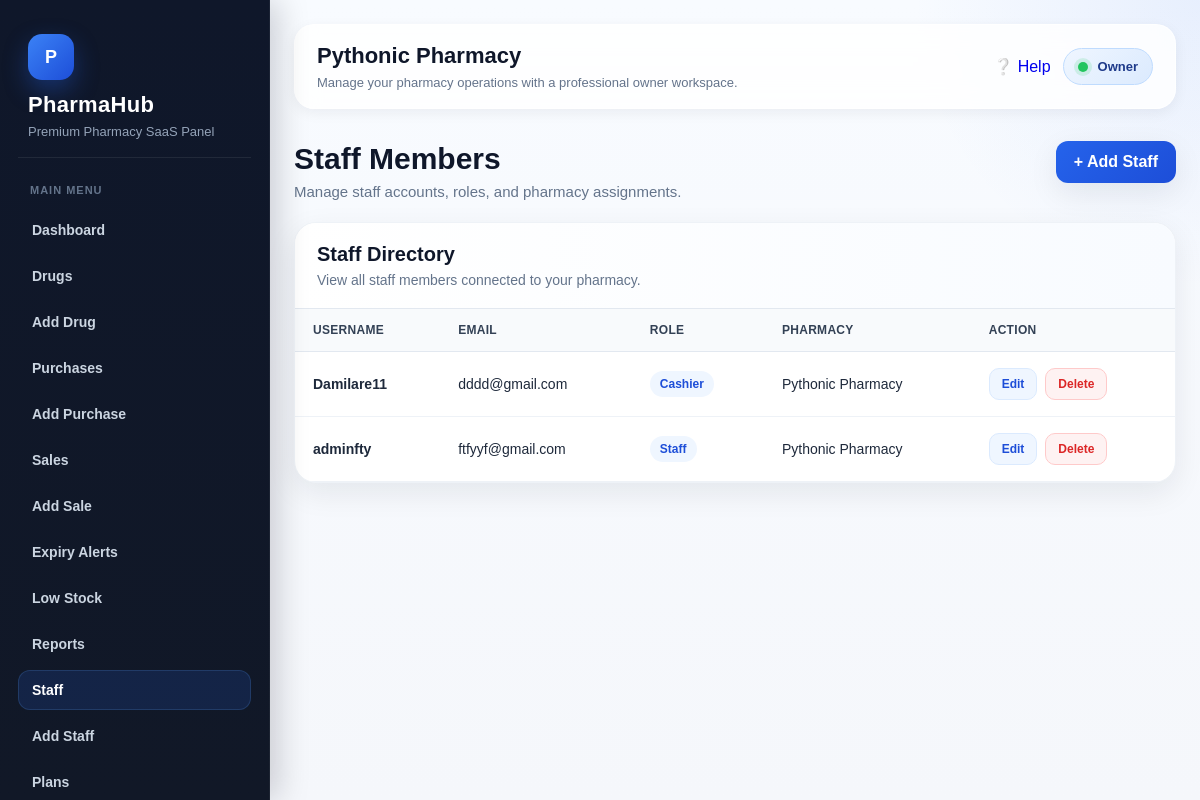
/accounts/staff/ (signed in), run on an earlier commit of the app's database.
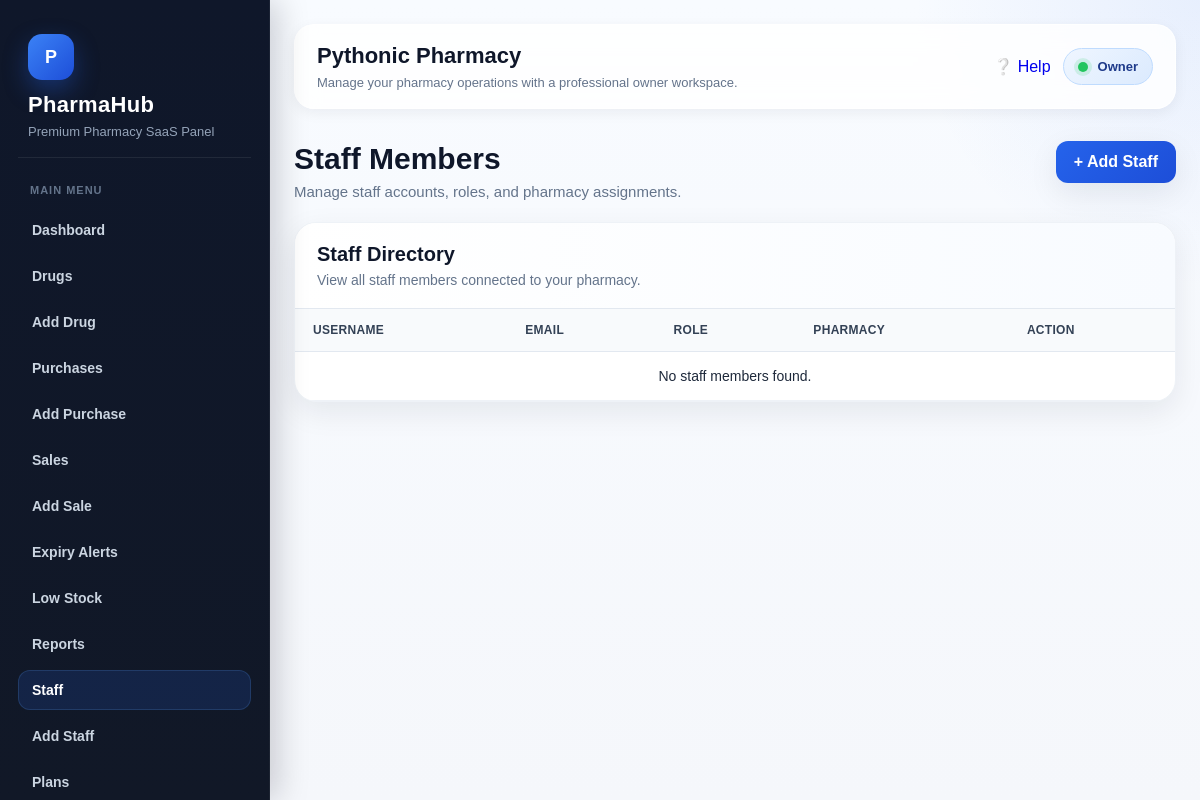
And on a later commit of the database.
### accounts/models.py (models this page shows, shortened)
class User(AbstractUser):
    ROLE_CHOICES = (
        ('owner', 'Owner'),
        ('admin', 'Admin'),
        ('pharmacist', 'Pharmacist'),
        ('cashier', 'Cashier'),
        ('staff', 'Staff'),
    )
    pharmacy = models.ForeignKey(
        Pharmacy,
        on_delete=models.CASCADE,
        related_name='users',
        null=True,
        blank=True
    )
    role = models.CharField(max_length=20, choices=ROLE_CHOICES, default='staff')

### pharmacies/models.py (models this page shows, shortened)
class Pharmacy(models.Model):
    name = models.CharField(max_length=255)
    email = models.EmailField(unique=True)
    phone = models.CharField(max_length=20, blank=True, null=True)
    address = models.TextField(blank=True, null=True)
    is_active = models.BooleanField(default=True)
    is_suspended_by_owner = models.BooleanField(default=False)
    suspension_reason = models.CharField(max_length=255, blank=True, null=True)
    created_at = models.DateTimeField(auto_now_add=True)
    class Meta:
        ordering = ['name']

### accounts/views.py (the view)
# urls.py: path('staff/', staff_list, name='staff_list'),
@login_required
@user_passes_test(admin_required)
def staff_list(request):
    staff_members = User.objects.filter(
        pharmacy=request.user.pharmacy
    ).exclude(role='owner').order_by('username')
    return render(request, 'accounts/staff_list.html', {
        'staff_members': staff_members
    })

### templates/accounts/staff_list.html (shortened to what this page needs)
{% extends 'base.html' %}
{% block content %}
<div class="page-shell">
    <div class="page-header">
        <div>
            <h2>Staff Members</h2>
            <p>Manage staff accounts, roles, and pharmacy assignments.</p>
        </div>
        <a href="{% url 'add_staff' %}" class="btn-main">+ Add Staff</a>
    </div>
    <div class="table-card">
        <div class="table-card-header">
            <h3>Staff Directory</h3>
            <p>View all staff members connected to your pharmacy.</p>
        </div>
        <div class="table-wrap">
            <table class="premium-table">
                <thead>
                    <tr>
                        <th>Username</th>
                        <th>Email</th>
                        <th>Role</th>
                        <th>Pharmacy</th>
                        <th>Action</th>
                    </tr>
                </thead>
                <tbody>
                    {% for staff in staff_members %}
                    <tr>
                        <td><strong>{{ staff.username }}</strong></td>
                        <td>{{ staff.email }}</td>
                        <td><span class="role-badge">{{ staff.role }}</span></td>
                        <td>{{ staff.pharmacy.name }}</td>
                        <td>
                            <div class="action-group">
                                <a href="{% url 'edit_staff' staff.pk %}" class="action-btn edit">Edit</a>
                                {% if staff.role != 'owner' %}
                                    <a href="{% url 'delete_staff' staff.pk %}" class="action-btn delete">Delete</a>
                                {% endif %}
                            </div>
                        </td>
                    </tr>
                    {% empty %}
                    <tr>
                        <td colspan="5" class="empty-state">No staff members found.</td>
                    </tr>
                    {% endfor %}
                </tbody>
            </table>
        </div>
    </div>
</div>
{% endblock %}

What changed in the data, as far as the page shows it:
removed User: username "Damilare11", email "dddd@gmail.com", role "Cashier", pharmacy.name "Pythonic Pharmacy", shows "Delete"
removed User: username "adminfty", email "ftfyyf@gmail.com", role "Staff", pharmacy.name "Pythonic Pharmacy", shows "Delete"
Also different on the page:
text now shown: "No staff members found."
